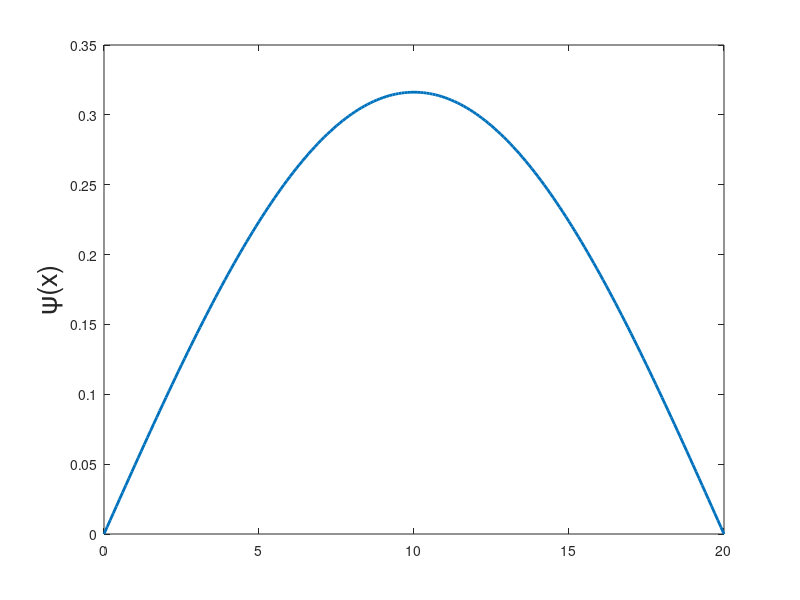

The MATLAB source for this figure: (Note: this script raises an error after producing the figure.)
clc;
clear all;
close all;

L = 20; %str2duble(a1);
n =  2 ; %strdouble(a2);

k = n*pi/L;
x = 0:0.1:L;

for m=1:n
  for mm=1:length(x) %Loop to find the probability function
  psi(mm) = sqrt(2/L)*sin(m*pi*x(mm)/L);
  psi2(mm) = psi(mm)^2;
  end
  
  figure(1),plot(x,psi,'linewidth',2); hold on;
  ylabel('\psi(x)','fontsize',20);
  set(gca,'ystick,[]')
  xlabel('Position');
  legend('First mode','Second mode','Third mode','Best');

  figure(2),plot(x,psi2,'linewidth',2); hold on;
  ylabel('\psi^2(x)','fontsize',20);
  set(gca,'ystick,[]')
  xlabel('Position');
  legend('First mode','Second mode','Third mode','Best');
  
end
